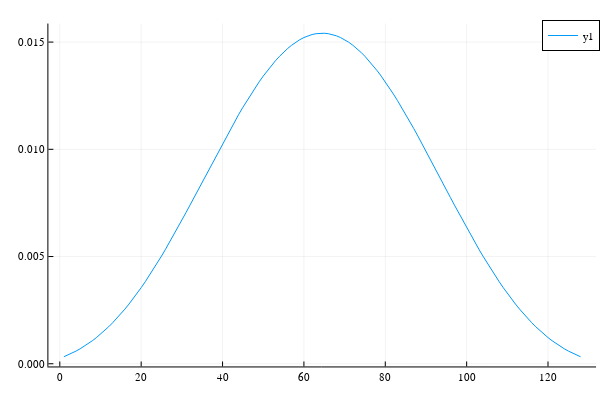

This figure's notebook cell:
### Code cell
nrf = 128
dt = 0.01 # ms
α = π / 4
vars = matread("test_pulses/slr_tb2.mat")
rf = transpose(vars["rf"])
plot(rf)

### Figure 1 — Plotly figure (JSON) as saved in the notebook; plotly's stock layout.template omitted (floating-point values rounded to 4 significant figures)
{"data": [{"colorbar": {"title": ""}, "legendgroup": "y1", "line": {"color": "rgba(0, 154, 250, 1.000)", "dash": "solid", "shape": "linear", "width": 1}, "mode": "lines", "name": "y1", "showlegend": true, "type": "scatter", "x": [1, 2, 3, 4, 5, 6, 7, 8, 9, 10, 11, 12, 13, 14, 15, 16, 17, 18, 19, 20, 21, 22, 23, 24, 25, 26, 27, 28, 29, 30, 31, 32, 33, 34, 35, 36, 37, 38, 39, 40, 41, 42, 43, 44, 45, 46, 47, 48, 49, 50, 51, 52, 53, 54, 55, 56, 57, 58, 59, 60, 61, 62, 63, 64, 65, 66, 67, 68, 69, 70, 71, 72, 73, 74, 75, 76, 77, 78, 79, 80, 81, 82, 83, 84, 85, 86, 87, 88, 89, 90, 91, 92, 93, 94, 95, 96, 97, 98, 99, 100, 101, 102, 103, 104, 105, 106, 107, 108, 109, 110, 111, 112, 113, 114, 115, 116, 117, 118, 119, 120, 121, 122, 123, 124, 125, 126, 127, 128], "xaxis": "x", "y": [0.0003272, 0.0004099, 0.0004956, 0.0005928, 0.000698, 0.0008138, 0.0009389, 0.001075, 0.001221, 0.001378, 0.001545, 0.001724, 0.001913, 0.002114, 0.002326, 0.002549, 0.002783, 0.003028, 0.003283, 0.003549, 0.003825, 0.004111, 0.004406, 0.00471, 0.005023, 0.005343, 0.005671, 0.006006, 0.006347, 0.006694, 0.007045, 0.007399, 0.007757, 0.008118, 0.008479, 0.008841, 0.009202, 0.009562, 0.00992, 0.01027, 0.01062, 0.01097, 0.01131, 0.01164, 0.01196, 0.01227, 0.01258, 0.01287, 0.01315, 0.01341, 0.01367, 0.01391, 0.01413, 0.01434, 0.01453, 0.0147, 0.01486, 0.01499, 0.01511, 0.01521, 0.01529, 0.01535, 0.01539, 0.01541, 0.01541, 0.01539, 0.01535, 0.01529, 0.01521, 0.01511, 0.01499, 0.01486, 0.0147, 0.01453, 0.01434, 0.01413, 0.01391, 0.01367, 0.01341, 0.01315, 0.01287, 0.01258, 0.01227, 0.01196, 0.01164, 0.01131, 0.01097, 0.01062, 0.01027, 0.00992, 0.009562, 0.009202, 0.008841, 0.008479, 0.008118, 0.007757, 0.007399, 0.007045, 0.006694, 0.006347, 0.006006, 0.005671, 0.005343, 0.005023, 0.00471, 0.004406, 0.004111, 0.003825, 0.003549, 0.003283, 0.003028, 0.002783, 0.002549, 0.002326, 0.002114, 0.001913, 0.001724, 0.001545, 0.001378, 0.001221, 0.001075, 0.0009389, 0.0008138, 0.000698, 0.0005928, 0.0004956, 0.0004099, 0.0003272], "yaxis": "y", "zmax": null, "zmin": null}], "layout": {"annotations": [], "height": 400, "legend": {"bgcolor": "rgba(255, 255, 255, 1.000)", "bordercolor": "rgba(0, 0, 0, 1.000)", "borderwidth": 1, "font": {"color": "rgba(0, 0, 0, 1.000)", "family": "sans-serif", "size": 11}, "title": {"font": {"color": "rgba(0, 0, 0, 1.000)", "family": "sans-serif", "size": 15}, "text": ""}, "tracegroupgap": 0, "traceorder": "normal", "x": 1, "xanchor": "auto", "y": 1, "yanchor": "auto"}, "margin": {"b": 20, "l": 0, "r": 0, "t": 20}, "paper_bgcolor": "rgba(255, 255, 255, 1.000)", "plot_bgcolor": "rgba(255, 255, 255, 1.000)", "showlegend": true, "width": 600, "xaxis": {"anchor": "y", "domain": [0.08064, 0.9934], "gridcolor": "rgba(0, 0, 0, 0.100)", "gridwidth": 0.5, "linecolor": "rgba(0, 0, 0, 1.000)", "mirror": false, "range": [-2.81, 131.8], "showgrid": true, "showline": true, "showticklabels": true, "tickangle": 0, "tickcolor": "rgb(0, 0, 0)", "tickfont": {"color": "rgba(0, 0, 0, 1.000)", "family": "sans-serif", "size": 11}, "tickmode": "array", "ticks": "inside", "ticktext": ["0", "20", "40", "60", "80", "100", "120"], "tickvals": [0, 20, 40, 60, 80, 100, 120], "title": "", "titlefont": {"color": "rgba(0, 0, 0, 1.000)", "family": "sans-serif", "size": 15}, "type": "-", "visible": true, "zeroline": false, "zerolinecolor": "rgba(0, 0, 0, 1.000)"}, "yaxis": {"anchor": "x", "domain": [0.03762, 0.9902], "gridcolor": "rgba(0, 0, 0, 0.100)", "gridwidth": 0.5, "linecolor": "rgba(0, 0, 0, 1.000)", "mirror": false, "range": [-0.0001254, 0.01586], "showgrid": true, "showline": true, "showticklabels": true, "tickangle": 0, "tickcolor": "rgb(0, 0, 0)", "tickfont": {"color": "rgba(0, 0, 0, 1.000)", "family": "sans-serif", "size": 11}, "tickmode": "array", "ticks": "inside", "ticktext": ["0.000", "0.005", "0.010", "0.015"], "tickvals": [0, 0.005, 0.01, 0.015], "title": "", "titlefont": {"color": "rgba(0, 0, 0, 1.000)", "family": "sans-serif", "size": 15}, "type": "-", "visible": true, "zeroline": false, "zerolinecolor": "rgba(0, 0, 0, 1.000)"}}}
